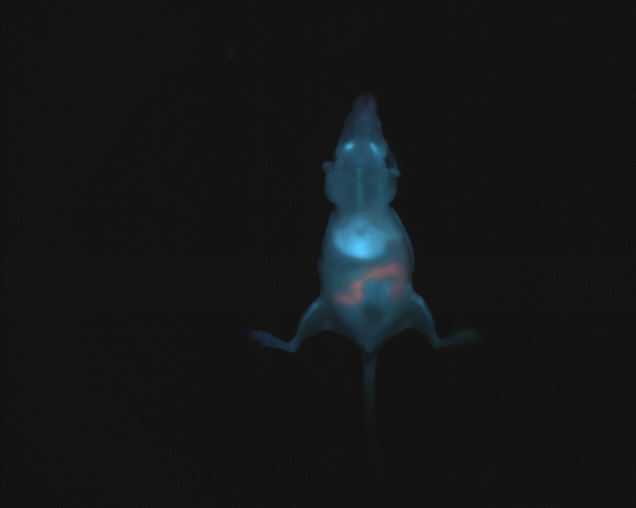
#> input picture 0.png, 636 x 508 px, found by its file name
$ jupyter execute --allow-errors convert_gray_scale_masks_to_rgb.ipynb   (older library calls are emulated)
#> lines starting #> are read from the running program, lines starting #| are printed output that depends on the picture
[cell 1]
import cv2
from scipy import misc
import numpy as np
import os

[cell 2]
gray_img = misc.imread("masks/0.png")
#> gray_img is the input picture: shape (508, 636, 3); mean R, G, B 20.8, 22.1, 23.3
np.shape(gray_img)
#> Out = (508, 636, 3)

[cell 3]
color_img = cv2.cvtColor(gray_img, cv2.COLOR_RGB2GRAY)
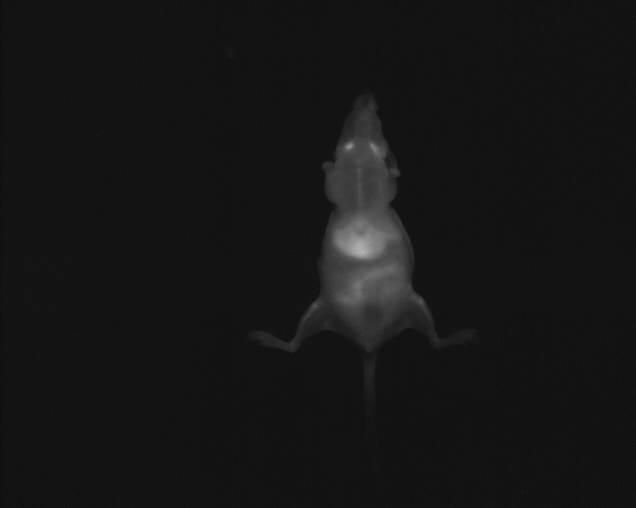
#> color_img: shape (508, 636); min 1, max 177, mean 21.8

[cell 4]
np.shape(color_img)
#> Out = (508, 636)
